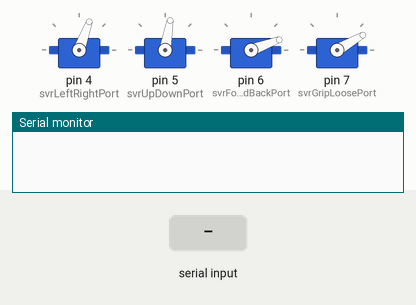
A sketch run on a simulated Arduino Uno, built with avr-gcc and run on an emulated ATmega328P. Shown: 4 × servo, the last lines printed to the serial monitor. The inputs (shaded band) are chosen by the test bench.

Above: at 2.2 s.
2.3 s: "b" received over Serial
At 2.6 s:
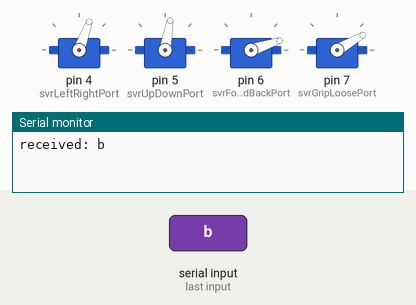
3.8 s: "d" received over Serial
At 4.9 s:
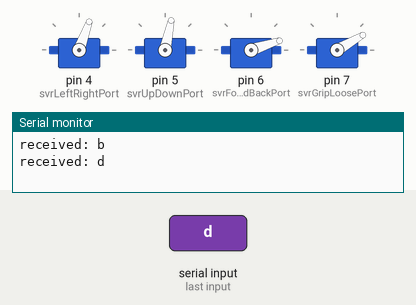
5.3 s: "f" received over Serial
At 6.1 s:
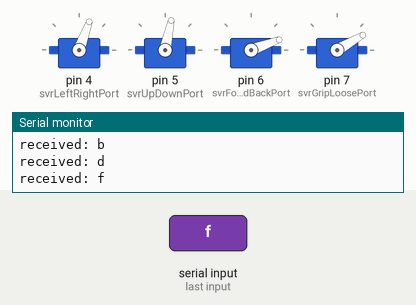
6.8 s: "l" received over Serial
At 7.2 s:
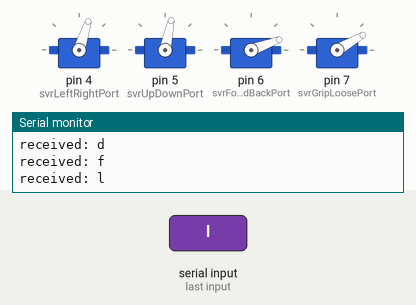
Timing chart, 0 to 9.3 s (numbered marks = the images above; inputs shaded):
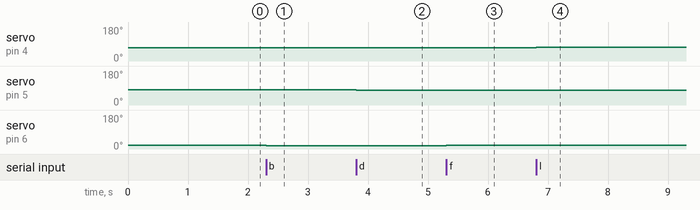

The sketch:

gripper01.ino
```cpp
#include <Servo.h>

#define svrLeftRightPort 4
#define svrUpDownPort 5
#define svrFowardBackPort 6
#define svrGripLoosePort 7

//encode servos designation
#define svrLeftRight 0
#define svrUpDown 1
#define svrFowardBack 2
#define svrGripLoose 3

#define STEP 2

// headers
void up();
void down();
void left();
void right();
void foward();
void back();
void grip();
void loose();

// create servo objects to control GripLoose servos.
// a maximum of eight servo objects can be created
Servo svr[4];
int pos[4];
int posInc[4];
int ind = 0;
char a;

void setup()
{
  // attach servos on logic pins
  svr[svrLeftRight].attach(svrLeftRightPort);
  pos[svrLeftRight]=70;
  posInc[svrLeftRight]=0;
  svr[svrUpDown].attach(svrUpDownPort);
  pos[svrUpDown]=80;
  posInc[svrUpDown]=0;
  svr[svrFowardBack].attach(svrFowardBackPort);
  pos[svrFowardBack]=20;
  posInc[svrFowardBack]=0;
  svr[svrGripLoose].attach(svrGripLoosePort);
  pos[svrGripLoose]=30;
  posInc[svrGripLoose]=0;
  Serial.begin(9600); // opens serial port, sets data rate to 9600 bps
  svr[svrLeftRight].write(pos[svrLeftRight]);
  svr[svrUpDown].write(pos[svrUpDown]);
  svr[svrFowardBack].write(pos[svrFowardBack]);
  svr[svrGripLoose].write(pos[svrGripLoose]);
  delay(1000);
}

void loop() {
  // serial comunication with computer (python)

  while(Serial.available()) {

    a = Serial.read();
    if(a == 'f') foward();
    else if(a == 'b') back();
    else if(a == 'l') left();
    else if(a == 'r') right();
    else if(a == 'u') up();
    else if(a == 'd') down();
    else if(a == 'g') grip();
    else if(a == 'o') loose();
    Serial.print("received: ");
    Serial.println(a);
    delay(60);
  }
}

void right() {
  if(posInc[svrLeftRight]>=-15+STEP) {
    posInc[svrLeftRight] -= STEP;
    svr[svrLeftRight].write(pos[svrLeftRight]+posInc[svrLeftRight]);
  }
}

void left() {
  if(posInc[svrLeftRight]<=15-STEP) {
    posInc[svrLeftRight] += STEP;
    svr[svrLeftRight].write(pos[svrLeftRight]+posInc[svrLeftRight]);
  }
}

void down() {
  if(posInc[svrUpDown]>=-25+STEP) {
    posInc[svrUpDown] -= STEP;
    svr[svrUpDown].write(pos[svrUpDown]+posInc[svrUpDown]);
  }
}

void up() {
  if(posInc[svrUpDown]<=25-STEP) {
    posInc[svrUpDown] += STEP;
    svr[svrUpDown].write(pos[svrUpDown]+posInc[svrUpDown]);
  }
}

void back() {
  if(posInc[svrFowardBack]>=-25+STEP) {
    posInc[svrFowardBack] -= STEP;
    svr[svrFowardBack].write(pos[svrFowardBack]+posInc[svrFowardBack]);
  }
}

void foward() {
  if(posInc[svrFowardBack]<=25-STEP) {
    posInc[svrFowardBack] += STEP;
    svr[svrFowardBack].write(pos[svrFowardBack]+posInc[svrFowardBack]);
  }
}

void loose() {
  if(posInc[svrGripLoose]>=-15+STEP) {
    posInc[svrGripLoose] -= STEP;
    svr[svrGripLoose].write(pos[svrGripLoose]+posInc[svrGripLoose]);
  }
}

void grip() {
  if(posInc[svrGripLoose]<=15-STEP) {
    posInc[svrGripLoose] += STEP;
    svr[svrGripLoose].write(pos[svrGripLoose]+posInc[svrGripLoose]);
  }
}
```

Measured:
- after the input at 2.3 s, servo on pin 6 (svrFowardBackPort): 20° → 18° at once
- after the input at 3.8 s, servo on pin 5 (svrUpDownPort): 80° → 78° at once
- after the input at 5.3 s, servo on pin 6 (svrFowardBackPort): 18° → 20° at once
- after the input at 6.8 s, servo on pin 4 (svrLeftRightPort): 70° → 72° at once
